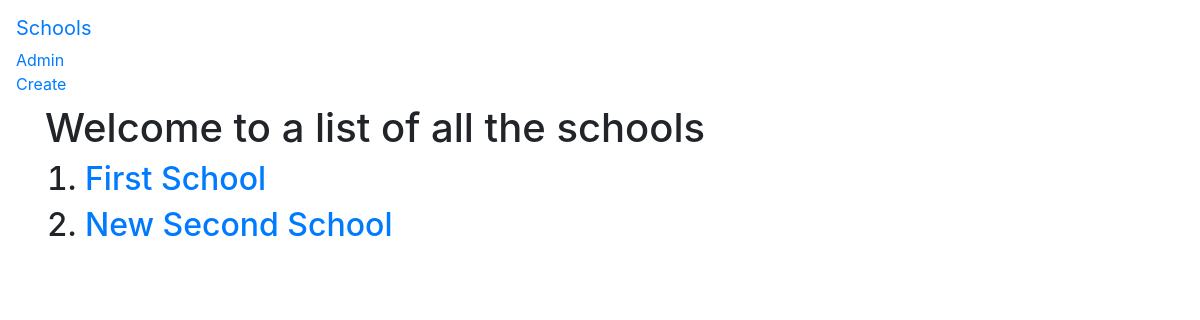
The app's page /basic_app/, older data.
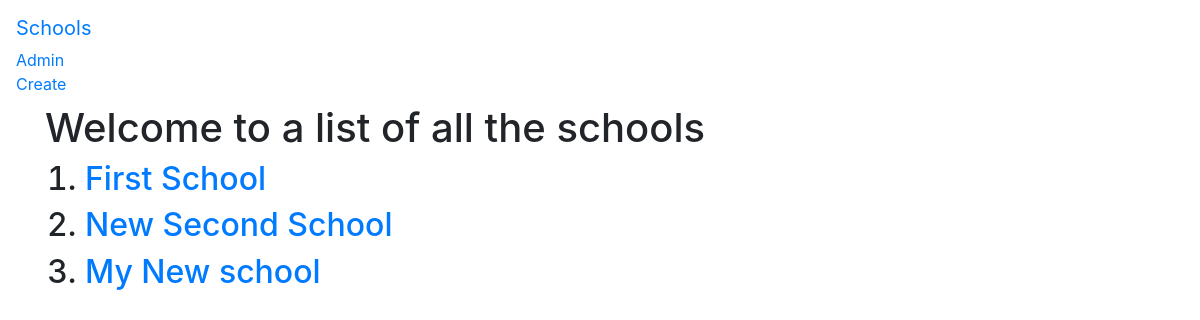
The same page, newer data.
### basic_app/models.py (models this page shows, shortened)
class School(models.Model):
    name = models.CharField(max_length=256)
    principal = models.CharField(max_length=256)
    location = models.CharField(max_length=256)

### basic_app/views.py (the view)
# urls.py: path('',views.SchoolListView.as_view(),name='list'),
class SchoolListView(ListView):
    context_object_name = 'schools'
    model = models.School # retrieves a list of all the records in the model

### basic_app/templates/basic_app/school_list.html
{% extends 'basic_app/basic_app_base.html' %}
{% block body_block %}
<h1>Welcome to a list of all the schools</h1>
<ol>
    {% for school in schools %}
    <h2><li><a href="{{school.id}}">{{ school.name }}</a></li></h2>
    {% endfor %}
</ol>
{% endblock %}

### basic_app/templates/basic_app/basic_app_base.html (shortened to what this page needs)
<!DOCTYPE html>
<html lang="en">
<head>
    <link rel="stylesheet" href="">
    <link rel="stylesheet" href="https://cdn.jsdelivr.net/npm/bootstrap@4.5.3/dist/css/bootstrap.min.css">
</head>
<body>
    <nav class = 'navbar navbar-default navbar-static-top'>
        <ul class='nav navbar-nav'>
            <li><a class='navbar-brand' href="{% url 'basic_app:list' %}">Schools</a></li>
            <li><a class='navbar-link' href="{% url 'admin:index' %}">Admin</a></li>
            <li><a class="navbar-link" href="{% url 'basic_app:create' %}">Create</a></li>
        </ul>
    </nav>
    <div class='container'>
        {% block body_block %}
        {% endblock %}
    </div>
</body>
</html>

Row changes from the older to the newer data that the page shows:
added School: name "My New school"
